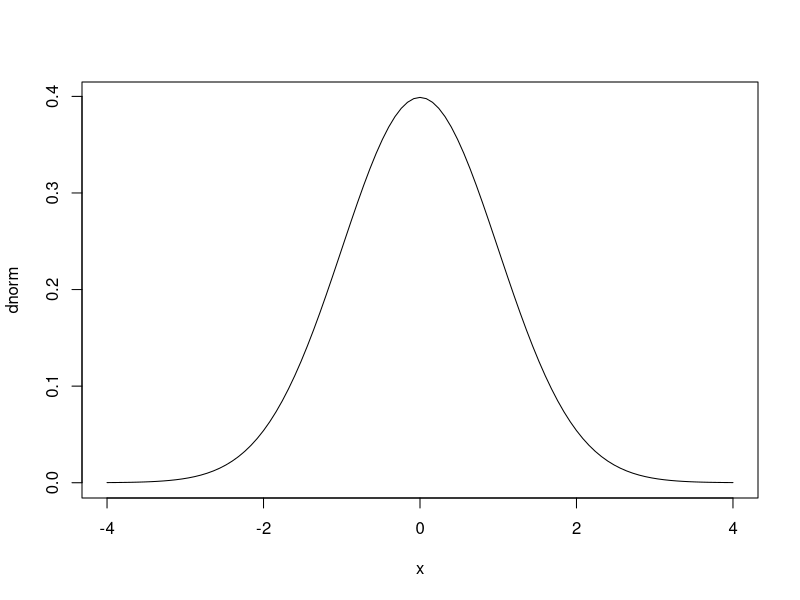
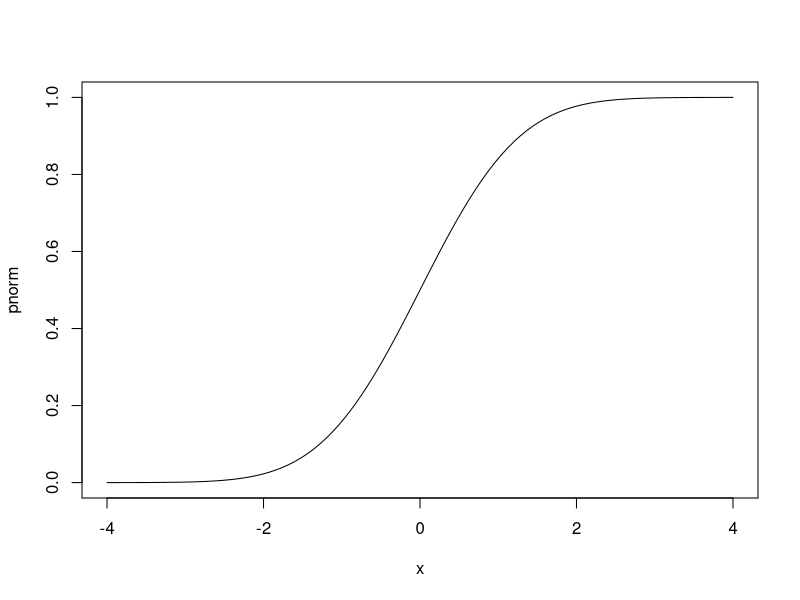
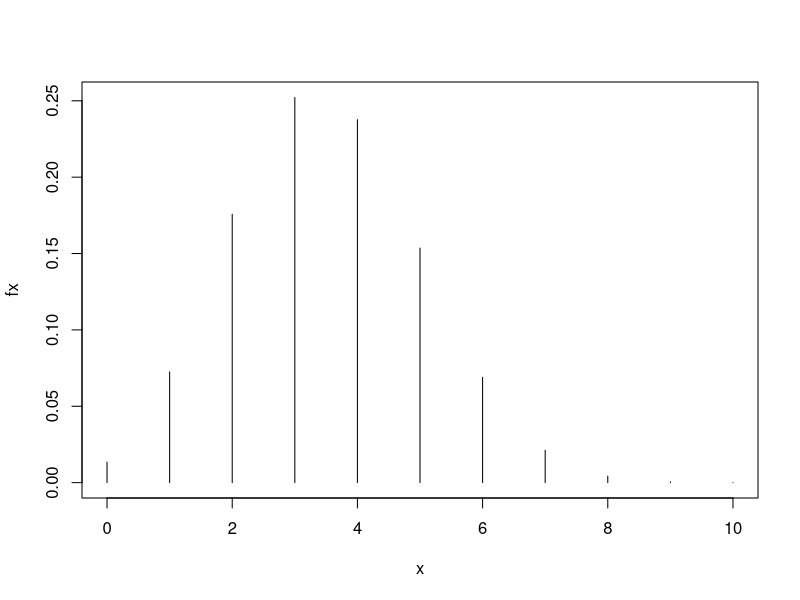
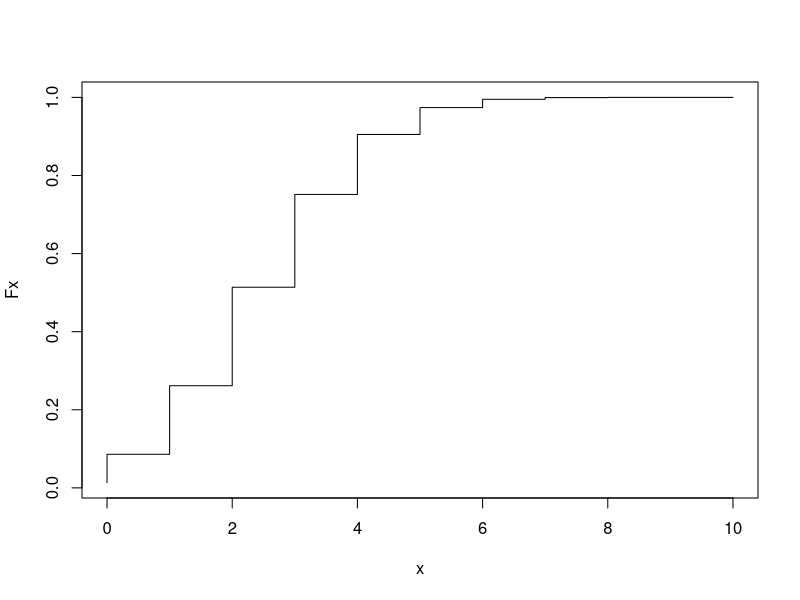

Generate these figures, in order, with R:
## ---- chunk 1
knitr::opts_chunk$set(echo = FALSE)
## ---- chunk 2
dnorm(2)
## ---- chunk 3
pnorm(5)
## ---- chunk 4
qnorm(0.975)
## ---- chunk 5
rnorm(4)
## ---- chunk 6
qnorm(0.975, 50, 4)
## ---- chunk 7
pnorm(100, 100, 10) - pnorm(80, 100, 10)
## ---- chunk 8
plot(dnorm, -4, 4)
## ---- chunk 9
plot(pnorm, -4, 4)
## ---- chunk 10
x <- 0:10
fx <- dbinom(x, 10, 0.35)
plot(x, fx, type='h')
## ---- chunk 11
x <- 0:10
Fx <- pbinom(x, 10, 0.35)
plot(x, Fx, type='S')
